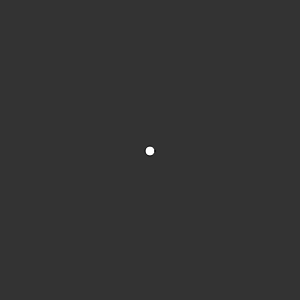
Frame 1 (no input)
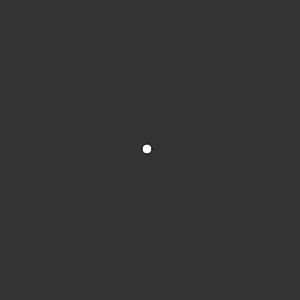
Frame 60 (no input)
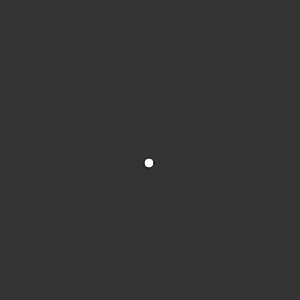
Frame 120 (the mouse pressed at the canvas centre since frame 60)

The p5.js sketch that drew these frames (run headless with seeded random() and noise() and a simulated clock; from frame 60 on, the mouse is pressed at the canvas centre):

// p5.js sketch
// ── sketch.js
var w

function setup() {
  createCanvas(300, 300)
  // Creazione di un oggetto Walker
  w = new Walker()
}

function draw() {
  background(51)
  // Richiamo alle funzioni del walker
  w.step()
  w.show()
}

// ── walker.js
// Creiamo una classe Walker
function Walker() {

  // Inizializziamo X e Y
  this.x = width / 2
  this.y = height / 2

  // Funzione per far "Camminare" il Walker
  this.step = function() {
    this.dir = floor(random(4))
    if (this.dir == 0) {
      this.x++
    } else if (this.dir == 1) {
      this.x--
    } else if (this.dir == 2) {
      this.y++
    } else if (this.dir == 3) {
      this.y--
    }
  }

  // Funzione per disegnare il Walker sullo schermo
  this.show = function() {
    fill(255)
    ellipse(this.x, this.y, 10, 10)
  }
}
